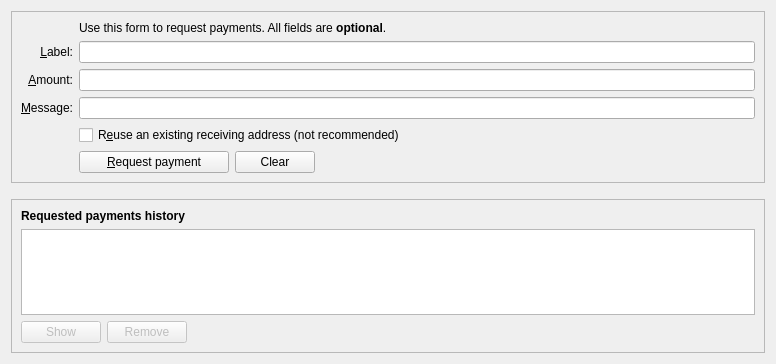
<?xml version="1.0" encoding="UTF-8"?>
<ui version="4.0">
 <class>ReceiveCoinsDialog</class>
 <widget class="QWidget" name="ReceiveCoinsDialog">
  <property name="geometry">
   <rect>
    <x>0</x>
    <y>0</y>
    <width>776</width>
    <height>364</height>
   </rect>
  </property>
  <layout class="QVBoxLayout" name="verticalLayout" stretch="0,0,1">
   <item>
    <widget class="QFrame" name="frame2">
     <property name="sizePolicy">
      <sizepolicy hsizetype="Preferred" vsizetype="Expanding">
       <horstretch>0</horstretch>
       <verstretch>0</verstretch>
      </sizepolicy>
     </property>
     <property name="frameShape">
      <enum>QFrame::StyledPanel</enum>
     </property>
     <property name="frameShadow">
      <enum>QFrame::Sunken</enum>
     </property>
     <layout class="QVBoxLayout" name="verticalLayout_3">
      <item>
       <layout class="QGridLayout" name="gridLayout">
        <item row="7" column="2">
         <widget class="QCheckBox" name="reuseAddress">
          <property name="toolTip">
           <string>Reuse one of the previously used receiving addresses. Reusing addresses has security and privacy issues. Do not use this unless re-generating a payment request made before.</string>
          </property>
          <property name="text">
           <string>R&amp;euse an existing receiving address (not recommended)</string>
          </property>
         </widget>
        </item>
        <item row="7" column="0">
         <widget class="QLabel" name="label_4">
          <property name="text">
           <string/>
          </property>
         </widget>
        </item>
        <item row="6" column="0">
         <widget class="QLabel" name="label_3">
          <property name="toolTip">
           <string>An optional message to attach to the payment request, which will be displayed when the request is opened. Note: The message will not be sent with the payment over the Searchcoin network.</string>
          </property>
          <property name="text">
           <string>&amp;Message:</string>
          </property>
          <property name="alignment">
           <set>Qt::AlignRight|Qt::AlignTrailing|Qt::AlignVCenter</set>
          </property>
          <property name="buddy">
           <cstring>reqMessage</cstring>
          </property>
         </widget>
        </item>
        <item row="4" column="2">
         <widget class="QLineEdit" name="reqLabel">
          <property name="toolTip">
           <string>An optional label to associate with the new receiving address.</string>
          </property>
         </widget>
        </item>
        <item row="6" column="2">
         <widget class="QLineEdit" name="reqMessage">
          <property name="toolTip">
           <string>An optional message to attach to the payment request, which will be displayed when the request is opened. Note: The message will not be sent with the payment over the Searchcoin network.</string>
          </property>
         </widget>
        </item>
        <item row="2" column="2">
         <widget class="QLabel" name="label_5">
          <property name="text">
           <string>Use this form to request payments. All fields are &lt;b&gt;optional&lt;/b&gt;.</string>
          </property>
         </widget>
        </item>
        <item row="4" column="0">
         <widget class="QLabel" name="label_2">
          <property name="toolTip">
           <string>An optional label to associate with the new receiving address.</string>
          </property>
          <property name="text">
           <string>&amp;Label:</string>
          </property>
          <property name="alignment">
           <set>Qt::AlignRight|Qt::AlignTrailing|Qt::AlignVCenter</set>
          </property>
          <property name="buddy">
           <cstring>reqLabel</cstring>
          </property>
         </widget>
        </item>
        <item row="5" column="0">
         <widget class="QLabel" name="label">
          <property name="toolTip">
           <string>An optional amount to request. Leave this empty or zero to not request a specific amount.</string>
          </property>
          <property name="text">
           <string>&amp;Amount:</string>
          </property>
          <property name="alignment">
           <set>Qt::AlignRight|Qt::AlignTrailing|Qt::AlignVCenter</set>
          </property>
          <property name="buddy">
           <cstring>reqAmount</cstring>
          </property>
         </widget>
        </item>
        <item row="5" column="2">
         <widget class="BitcoinAmountField" name="reqAmount">
          <property name="minimumSize">
           <size>
            <width>80</width>
            <height>0</height>
           </size>
          </property>
          <property name="toolTip">
           <string>An optional amount to request. Leave this empty or zero to not request a specific amount.</string>
          </property>
         </widget>
        </item>
        <item row="8" column="2">
         <layout class="QHBoxLayout" name="horizontalLayout">
          <item>
           <widget class="QPushButton" name="receiveButton">
            <property name="minimumSize">
             <size>
              <width>150</width>
              <height>0</height>
             </size>
            </property>
            <property name="text">
             <string>&amp;Request payment</string>
            </property>
            <property name="icon">
             <iconset resource="../bitcoin.qrc">
              <normaloff>:/icons/receiving_addresses</normaloff>:/icons/receiving_addresses</iconset>
            </property>
           </widget>
          </item>
          <item>
           <widget class="QPushButton" name="clearButton">
            <property name="sizePolicy">
             <sizepolicy hsizetype="Minimum" vsizetype="Fixed">
              <horstretch>0</horstretch>
              <verstretch>0</verstretch>
             </sizepolicy>
            </property>
            <property name="toolTip">
             <string>Clear all fields of the form.</string>
            </property>
            <property name="text">
             <string>Clear</string>
            </property>
            <property name="icon">
             <iconset resource="../bitcoin.qrc">
              <normaloff>:/icons/remove</normaloff>:/icons/remove</iconset>
            </property>
            <property name="autoDefault">
             <bool>false</bool>
            </property>
           </widget>
          </item>
          <item>
           <spacer name="horizontalSpacer">
            <property name="orientation">
             <enum>Qt::Horizontal</enum>
            </property>
            <property name="sizeHint" stdset="0">
             <size>
              <width>40</width>
              <height>20</height>
             </size>
            </property>
           </spacer>
          </item>
         </layout>
        </item>
        <item row="8" column="0">
         <widget class="QLabel" name="label_7">
          <property name="text">
           <string/>
          </property>
         </widget>
        </item>
       </layout>
      </item>
     </layout>
    </widget>
   </item>
   <item>
    <spacer name="verticalSpacer_2">
     <property name="orientation">
      <enum>Qt::Vertical</enum>
     </property>
     <property name="sizeHint" stdset="0">
      <size>
       <width>20</width>
       <height>10</height>
      </size>
     </property>
    </spacer>
   </item>
   <item>
    <widget class="QFrame" name="frame">
     <property name="sizePolicy">
      <sizepolicy hsizetype="Preferred" vsizetype="Expanding">
       <horstretch>0</horstretch>
       <verstretch>0</verstretch>
      </sizepolicy>
     </property>
     <property name="frameShape">
      <enum>QFrame::StyledPanel</enum>
     </property>
     <property name="frameShadow">
      <enum>QFrame::Raised</enum>
     </property>
     <layout class="QVBoxLayout" name="verticalLayout_2">
      <item>
       <widget class="QLabel" name="label_6">
        <property name="font">
         <font>
          <weight>75</weight>
          <bold>true</bold>
         </font>
        </property>
        <property name="text">
         <string>Requested payments history</string>
        </property>
       </widget>
      </item>
      <item>
       <widget class="QTableView" name="recentRequestsView">
        <property name="contextMenuPolicy">
         <enum>Qt::CustomContextMenu</enum>
        </property>
        <property name="tabKeyNavigation">
         <bool>false</bool>
        </property>
        <property name="sortingEnabled">
         <bool>true</bool>
        </property>
       </widget>
      </item>
      <item>
       <layout class="QHBoxLayout" name="horizontalLayout_2">
        <item>
         <widget class="QPushButton" name="showRequestButton">
          <property name="enabled">
           <bool>false</bool>
          </property>
          <property name="toolTip">
           <string>Show the selected request (does the same as double clicking an entry)</string>
          </property>
          <property name="text">
           <string>Show</string>
          </property>
          <property name="icon">
           <iconset resource="../bitcoin.qrc">
            <normaloff>:/icons/edit</normaloff>:/icons/edit</iconset>
          </property>
          <property name="autoDefault">
           <bool>false</bool>
          </property>
         </widget>
        </item>
        <item>
         <widget class="QPushButton" name="removeRequestButton">
          <property name="enabled">
           <bool>false</bool>
          </property>
          <property name="toolTip">
           <string>Remove the selected entries from the list</string>
          </property>
          <property name="text">
           <string>Remove</string>
          </property>
          <property name="icon">
           <iconset resource="../bitcoin.qrc">
            <normaloff>:/icons/remove</normaloff>:/icons/remove</iconset>
          </property>
          <property name="autoDefault">
           <bool>false</bool>
          </property>
         </widget>
        </item>
        <item>
         <spacer name="horizontalSpacer_2">
          <property name="orientation">
           <enum>Qt::Horizontal</enum>
          </property>
          <property name="sizeHint" stdset="0">
           <size>
            <width>40</width>
            <height>20</height>
           </size>
          </property>
         </spacer>
        </item>
       </layout>
      </item>
     </layout>
    </widget>
   </item>
  </layout>
 </widget>
 <customwidgets>
  <customwidget>
   <class>BitcoinAmountField</class>
   <extends>QLineEdit</extends>
   <header>bitcoinamountfield.h</header>
   <container>1</container>
  </customwidget>
 </customwidgets>
 <tabstops>
  <tabstop>reqLabel</tabstop>
  <tabstop>reqAmount</tabstop>
  <tabstop>reqMessage</tabstop>
  <tabstop>reuseAddress</tabstop>
  <tabstop>receiveButton</tabstop>
  <tabstop>clearButton</tabstop>
  <tabstop>recentRequestsView</tabstop>
  <tabstop>showRequestButton</tabstop>
  <tabstop>removeRequestButton</tabstop>
 </tabstops>
 <resources>
  <include location="../bitcoin.qrc"/>
 </resources>
 <connections/>
</ui>
